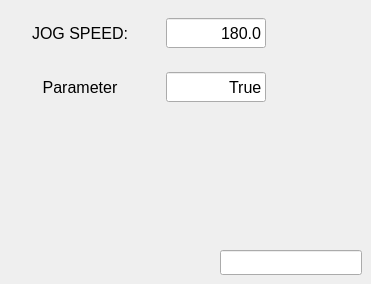
      <widget class="QWidget" name="tab_6">
       <attribute name="title">
        <string>SETTING</string>
       </attribute>
       <widget class="QWidget" name="gridLayoutWidget">
        <property name="geometry">
         <rect>
          <x>0</x>
          <y>0</y>
          <width>271</width>
          <height>121</height>
         </rect>
        </property>
        <layout class="QGridLayout" name="gridLayout_9">
         <item row="0" column="1">
          <widget class="VCPSettingsLineEdit" name="settings_lineedit">
           <property name="maximumSize">
            <size>
             <width>100</width>
             <height>30</height>
            </size>
           </property>
           <property name="font">
            <font>
             <pointsize>12</pointsize>
            </font>
           </property>
           <property name="cursor">
            <cursorShape>IBeamCursor</cursorShape>
           </property>
           <property name="autoFillBackground">
            <bool>false</bool>
           </property>
           <property name="text">
            <string>180.0</string>
           </property>
           <property name="frame">
            <bool>true</bool>
           </property>
           <property name="echoMode">
            <enum>QLineEdit::Normal</enum>
           </property>
           <property name="cursorPosition">
            <number>5</number>
           </property>
           <property name="alignment">
            <set>Qt::AlignRight|Qt::AlignTrailing|Qt::AlignVCenter</set>
           </property>
           <property name="security" stdset="0">
            <number>0</number>
           </property>
           <property name="rules" stdset="0">
            <string>[{&quot;name&quot;: &quot;Jog Speed&quot;, &quot;property&quot;: &quot;Text&quot;, &quot;expression&quot;: &quot;str(ch[0])&quot;, &quot;channels&quot;: [{&quot;url&quot;: &quot;settings:machine.jog.linear-speed&quot;, &quot;trigger&quot;: true}]}]</string>
           </property>
           <property name="settingName" stdset="0">
            <string>machine.jog.linear-speed</string>
           </property>
           <property name="textFormat" stdset="0">
            <string>{:.0f}</string>
           </property>
          </widget>
         </item>
         <item row="0" column="0">
          <widget class="QLabel" name="label_104">
           <property name="sizePolicy">
            <sizepolicy hsizetype="Minimum" vsizetype="Expanding">
             <horstretch>0</horstretch>
             <verstretch>0</verstretch>
            </sizepolicy>
           </property>
           <property name="maximumSize">
            <size>
             <width>150</width>
             <height>30</height>
            </size>
           </property>
           <property name="font">
            <font>
             <pointsize>12</pointsize>
            </font>
           </property>
           <property name="text">
            <string>JOG SPEED:</string>
           </property>
           <property name="alignment">
            <set>Qt::AlignCenter</set>
           </property>
          </widget>
         </item>
         <item row="1" column="0">
          <widget class="QLabel" name="label_105">
           <property name="sizePolicy">
            <sizepolicy hsizetype="Minimum" vsizetype="Expanding">
             <horstretch>0</horstretch>
             <verstretch>0</verstretch>
            </sizepolicy>
           </property>
           <property name="maximumSize">
            <size>
             <width>150</width>
             <height>30</height>
            </size>
           </property>
           <property name="font">
            <font>
             <pointsize>12</pointsize>
            </font>
           </property>
           <property name="text">
            <string>Parameter</string>
           </property>
           <property name="alignment">
            <set>Qt::AlignCenter</set>
           </property>
          </widget>
         </item>
         <item row="1" column="1">
          <widget class="VCPSettingsLineEdit" name="settings_lineedit_2">
           <property name="maximumSize">
            <size>
             <width>100</width>
             <height>30</height>
            </size>
           </property>
           <property name="font">
            <font>
             <pointsize>12</pointsize>
            </font>
           </property>
           <property name="cursor">
            <cursorShape>IBeamCursor</cursorShape>
           </property>
           <property name="autoFillBackground">
            <bool>false</bool>
           </property>
           <property name="text">
            <string>True</string>
           </property>
           <property name="frame">
            <bool>true</bool>
           </property>
           <property name="echoMode">
            <enum>QLineEdit::Normal</enum>
           </property>
           <property name="cursorPosition">
            <number>4</number>
           </property>
           <property name="alignment">
            <set>Qt::AlignRight|Qt::AlignTrailing|Qt::AlignVCenter</set>
           </property>
           <property name="security" stdset="0">
            <number>0</number>
           </property>
           <property name="rules" stdset="0">
            <string>[{&quot;name&quot;: &quot;Jog Speed&quot;, &quot;property&quot;: &quot;Text&quot;, &quot;expression&quot;: &quot;str(ch[0])&quot;, &quot;channels&quot;: [{&quot;url&quot;: &quot;settings:machine.jog.mode-incremental&quot;, &quot;trigger&quot;: true}]}]</string>
           </property>
           <property name="settingName" stdset="0">
            <string>machine.jog.mode-incremental</string>
           </property>
           <property name="textFormat" stdset="0">
            <string>{:.0f}</string>
           </property>
          </widget>
         </item>
        </layout>
       </widget>
       <widget class="VCPLineEdit" name="lineedit">
        <property name="geometry">
         <rect>
          <x>220</x>
          <y>250</y>
          <width>142</width>
          <height>25</height>
         </rect>
        </property>
        <property name="actionName" stdset="0">
         <string/>
        </property>
       </widget>
      </widget>
